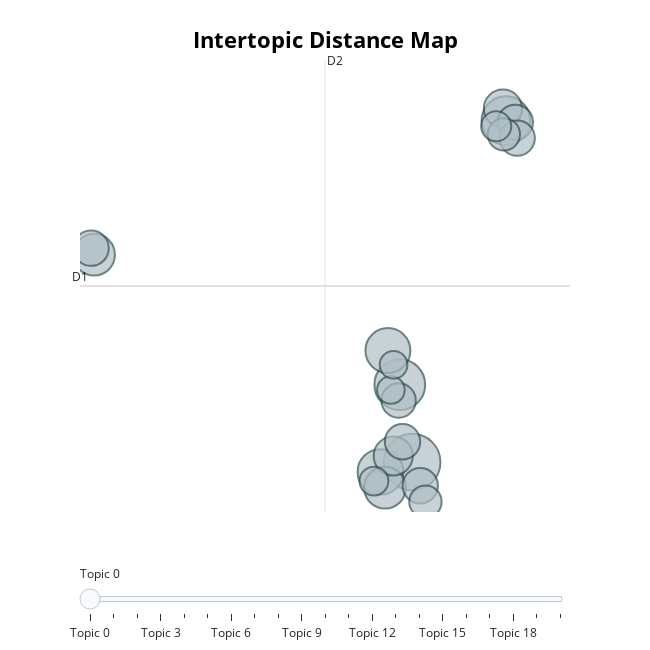

Source (notebook cell):
### Code cell
topic_model.visualize_topics()

### Figure 1 — Plotly figure (JSON) as saved in the notebook; plotly's stock layout.template omitted (floating-point values rounded to 4 significant figures)
{"data": [{"customdata": [[0, "make | would | recall | woods | european", 46], [1, "white | search | google | anti | nobody", 37], [2, "step | government | us | great | america", 34], [3, "go | coffee | woke | br | britbros", 30], [4, "white | baltics | tomatokikes | shitalians | convinced", 29], [5, "notice | something | drop | mic | ", 25], [6, "ukraine | bbc | uk | catbox | moe", 25], [7, "poilievre | polls | policy | real | never", 22], [8, "prison | lockdown | inmates | staff | thomson", 21], [9, "chickens | eggs | test | genocide | pro", 18], [10, "netanyahu | palestine | jfk | relevantisraeli | research", 18], [11, "care | fuck | russians | careare | allies", 18], [12, "christianity | us | migration | would | led", 18], [13, "want | child | baby | kids | sugar", 18], [14, "niggers | dei | jobs | use | hate", 17], [15, "trump | https | com | washington | dc", 15], [16, "pagan | post | nazi | memes | pro", 15], [17, "english | dropped | recognize | official | wqygcbceceu", 13], [18, "consciousness | soul | its | like | dwelled", 12], [19, "faces | sold | even | makes | anymore", 11], [20, "east | white | bunnies | snow | interbreeding", 11]], "hovertemplate": "<b>Topic %{customdata[0]}</b><br>%{customdata[1]}<br>Size: %{customdata[2]}", "legendgroup": "", "marker": {"color": "#B0BEC5", "line": {"color": "DarkSlateGrey", "width": 2}, "size": [46, 37, 34, 30, 29, 25, 25, 22, 21, 18, 18, 18, 18, 18, 17, 15, 15, 13, 12, 11, 11], "sizemode": "area", "sizeref": 0.02875, "symbol": "circle"}, "mode": "markers", "name": "", "orientation": "v", "showlegend": false, "type": "scatter", "x": [12.64, 12.01, 17.43, 11.02, 11.4, 11.25, -3.614, 11.67, 17.28, 17.91, -3.768, 12.15, 13.05, 18.0, 11.95, 17.32, 13.32, 16.93, 10.69, 11.55, 11.69], "xaxis": "x", "y": [-0.6672, 1.09, 7.084, -0.8907, 1.866, -1.247, 4.042, -0.5272, 7.358, 7.046, 4.19, -0.2051, -1.202, 6.688, 0.7318, 6.775, -1.564, 6.958, -1.098, 0.9706, 1.541], "yaxis": "y"}], "layout": {"annotations": [{"showarrow": false, "text": "D1", "x": -4.333, "y": 3.331, "yshift": 10}, {"showarrow": false, "text": "D2", "x": 8.186, "xshift": 10, "y": 8.462}], "height": 650, "hoverlabel": {"bgcolor": "white", "font": {"family": "Rockwell", "size": 16}}, "legend": {"itemsizing": "constant", "tracegroupgap": 0}, "margin": {"t": 60}, "shapes": [{"line": {"color": "#CFD8DC", "width": 2}, "type": "line", "x0": 8.186, "x1": 8.186, "y0": -1.799, "y1": 8.462}, {"line": {"color": "#9E9E9E", "width": 2}, "type": "line", "x0": -4.333, "x1": 20.7, "y0": 3.331, "y1": 3.331}], "sliders": [{"active": 0, "pad": {"t": 50}, "steps": [{"args": [{"marker.color": [["red", "#B0BEC5", "#B0BEC5", "#B0BEC5", "#B0BEC5", "#B0BEC5", "#B0BEC5", "#B0BEC5", "#B0BEC5", "#B0BEC5", "#B0BEC5", "#B0BEC5", "#B0BEC5", "#B0BEC5", "#B0BEC5", "#B0BEC5", "#B0BEC5", "#B0BEC5", "#B0BEC5", "#B0BEC5", "#B0BEC5"]]}], "label": "Topic 0", "method": "update"}, {"args": [{"marker.color": [["#B0BEC5", "red", "#B0BEC5", "#B0BEC5", "#B0BEC5", "#B0BEC5", "#B0BEC5", "#B0BEC5", "#B0BEC5", "#B0BEC5", "#B0BEC5", "#B0BEC5", "#B0BEC5", "#B0BEC5", "#B0BEC5", "#B0BEC5", "#B0BEC5", "#B0BEC5", "#B0BEC5", "#B0BEC5", "#B0BEC5"]]}], "label": "Topic 1", "method": "update"}, {"args": [{"marker.color": [["#B0BEC5", "#B0BEC5", "red", "#B0BEC5", "#B0BEC5", "#B0BEC5", "#B0BEC5", "#B0BEC5", "#B0BEC5", "#B0BEC5", "#B0BEC5", "#B0BEC5", "#B0BEC5", "#B0BEC5", "#B0BEC5", "#B0BEC5", "#B0BEC5", "#B0BEC5", "#B0BEC5", "#B0BEC5", "#B0BEC5"]]}], "label": "Topic 2", "method": "update"}, {"args": [{"marker.color": [["#B0BEC5", "#B0BEC5", "#B0BEC5", "red", "#B0BEC5", "#B0BEC5", "#B0BEC5", "#B0BEC5", "#B0BEC5", "#B0BEC5", "#B0BEC5", "#B0BEC5", "#B0BEC5", "#B0BEC5", "#B0BEC5", "#B0BEC5", "#B0BEC5", "#B0BEC5", "#B0BEC5", "#B0BEC5", "#B0BEC5"]]}], "label": "Topic 3", "method": "update"}, {"args": [{"marker.color": [["#B0BEC5", "#B0BEC5", "#B0BEC5", "#B0BEC5", "red", "#B0BEC5", "#B0BEC5", "#B0BEC5", "#B0BEC5", "#B0BEC5", "#B0BEC5", "#B0BEC5", "#B0BEC5", "#B0BEC5", "#B0BEC5", "#B0BEC5", "#B0BEC5", "#B0BEC5", "#B0BEC5", "#B0BEC5", "#B0BEC5"]]}], "label": "Topic 4", "method": "update"}, {"args": [{"marker.color": [["#B0BEC5", "#B0BEC5", "#B0BEC5", "#B0BEC5", "#B0BEC5", "red", "#B0BEC5", "#B0BEC5", "#B0BEC5", "#B0BEC5", "#B0BEC5", "#B0BEC5", "#B0BEC5", "#B0BEC5", "#B0BEC5", "#B0BEC5", "#B0BEC5", "#B0BEC5", "#B0BEC5", "#B0BEC5", "#B0BEC5"]]}], "label": "Topic 5", "method": "update"}, {"args": [{"marker.color": [["#B0BEC5", "#B0BEC5", "#B0BEC5", "#B0BEC5", "#B0BEC5", "#B0BEC5", "red", "#B0BEC5", "#B0BEC5", "#B0BEC5", "#B0BEC5", "#B0BEC5", "#B0BEC5", "#B0BEC5", "#B0BEC5", "#B0BEC5", "#B0BEC5", "#B0BEC5", "#B0BEC5", "#B0BEC5", "#B0BEC5"]]}], "label": "Topic 6", "method": "update"}, {"args": [{"marker.color": [["#B0BEC5", "#B0BEC5", "#B0BEC5", "#B0BEC5", "#B0BEC5", "#B0BEC5", "#B0BEC5", "red", "#B0BEC5", "#B0BEC5", "#B0BEC5", "#B0BEC5", "#B0BEC5", "#B0BEC5", "#B0BEC5", "#B0BEC5", "#B0BEC5", "#B0BEC5", "#B0BEC5", "#B0BEC5", "#B0BEC5"]]}], "label": "Topic 7", "method": "update"}, {"args": [{"marker.color": [["#B0BEC5", "#B0BEC5", "#B0BEC5", "#B0BEC5", "#B0BEC5", "#B0BEC5", "#B0BEC5", "#B0BEC5", "red", "#B0BEC5", "#B0BEC5", "#B0BEC5", "#B0BEC5", "#B0BEC5", "#B0BEC5", "#B0BEC5", "#B0BEC5", "#B0BEC5", "#B0BEC5", "#B0BEC5", "#B0BEC5"]]}], "label": "Topic 8", "method": "update"}, {"args": [{"marker.color": [["#B0BEC5", "#B0BEC5", "#B0BEC5", "#B0BEC5", "#B0BEC5", "#B0BEC5", "#B0BEC5", "#B0BEC5", "#B0BEC5", "red", "#B0BEC5", "#B0BEC5", "#B0BEC5", "#B0BEC5", "#B0BEC5", "#B0BEC5", "#B0BEC5", "#B0BEC5", "#B0BEC5", "#B0BEC5", "#B0BEC5"]]}], "label": "Topic 9", "method": "update"}, {"args": [{"marker.color": [["#B0BEC5", "#B0BEC5", "#B0BEC5", "#B0BEC5", "#B0BEC5", "#B0BEC5", "#B0BEC5", "#B0BEC5", "#B0BEC5", "#B0BEC5", "red", "#B0BEC5", "#B0BEC5", "#B0BEC5", "#B0BEC5", "#B0BEC5", "#B0BEC5", "#B0BEC5", "#B0BEC5", "#B0BEC5", "#B0BEC5"]]}], "label": "Topic 10", "method": "update"}, {"args": [{"marker.color": [["#B0BEC5", "#B0BEC5", "#B0BEC5", "#B0BEC5", "#B0BEC5", "#B0BEC5", "#B0BEC5", "#B0BEC5", "#B0BEC5", "#B0BEC5", "#B0BEC5", "red", "#B0BEC5", "#B0BEC5", "#B0BEC5", "#B0BEC5", "#B0BEC5", "#B0BEC5", "#B0BEC5", "#B0BEC5", "#B0BEC5"]]}], "label": "Topic 11", "method": "update"}, {"args": [{"marker.color": [["#B0BEC5", "#B0BEC5", "#B0BEC5", "#B0BEC5", "#B0BEC5", "#B0BEC5", "#B0BEC5", "#B0BEC5", "#B0BEC5", "#B0BEC5", "#B0BEC5", "#B0BEC5", "red", "#B0BEC5", "#B0BEC5", "#B0BEC5", "#B0BEC5", "#B0BEC5", "#B0BEC5", "#B0BEC5", "#B0BEC5"]]}], "label": "Topic 12", "method": "update"}, {"args": [{"marker.color": [["#B0BEC5", "#B0BEC5", "#B0BEC5", "#B0BEC5", "#B0BEC5", "#B0BEC5", "#B0BEC5", "#B0BEC5", "#B0BEC5", "#B0BEC5", "#B0BEC5", "#B0BEC5", "#B0BEC5", "red", "#B0BEC5", "#B0BEC5", "#B0BEC5", "#B0BEC5", "#B0BEC5", "#B0BEC5", "#B0BEC5"]]}], "label": "Topic 13", "method": "update"}, {"args": [{"marker.color": [["#B0BEC5", "#B0BEC5", "#B0BEC5", "#B0BEC5", "#B0BEC5", "#B0BEC5", "#B0BEC5", "#B0BEC5", "#B0BEC5", "#B0BEC5", "#B0BEC5", "#B0BEC5", "#B0BEC5", "#B0BEC5", "red", "#B0BEC5", "#B0BEC5", "#B0BEC5", "#B0BEC5", "#B0BEC5", "#B0BEC5"]]}], "label": "Topic 14", "method": "update"}, {"args": [{"marker.color": [["#B0BEC5", "#B0BEC5", "#B0BEC5", "#B0BEC5", "#B0BEC5", "#B0BEC5", "#B0BEC5", "#B0BEC5", "#B0BEC5", "#B0BEC5", "#B0BEC5", "#B0BEC5", "#B0BEC5", "#B0BEC5", "#B0BEC5", "red", "#B0BEC5", "#B0BEC5", "#B0BEC5", "#B0BEC5", "#B0BEC5"]]}], "label": "Topic 15", "method": "update"}, {"args": [{"marker.color": [["#B0BEC5", "#B0BEC5", "#B0BEC5", "#B0BEC5", "#B0BEC5", "#B0BEC5", "#B0BEC5", "#B0BEC5", "#B0BEC5", "#B0BEC5", "#B0BEC5", "#B0BEC5", "#B0BEC5", "#B0BEC5", "#B0BEC5", "#B0BEC5", "red", "#B0BEC5", "#B0BEC5", "#B0BEC5", "#B0BEC5"]]}], "label": "Topic 16", "method": "update"}, {"args": [{"marker.color": [["#B0BEC5", "#B0BEC5", "#B0BEC5", "#B0BEC5", "#B0BEC5", "#B0BEC5", "#B0BEC5", "#B0BEC5", "#B0BEC5", "#B0BEC5", "#B0BEC5", "#B0BEC5", "#B0BEC5", "#B0BEC5", "#B0BEC5", "#B0BEC5", "#B0BEC5", "red", "#B0BEC5", "#B0BEC5", "#B0BEC5"]]}], "label": "Topic 17", "method": "update"}, {"args": [{"marker.color": [["#B0BEC5", "#B0BEC5", "#B0BEC5", "#B0BEC5", "#B0BEC5", "#B0BEC5", "#B0BEC5", "#B0BEC5", "#B0BEC5", "#B0BEC5", "#B0BEC5", "#B0BEC5", "#B0BEC5", "#B0BEC5", "#B0BEC5", "#B0BEC5", "#B0BEC5", "#B0BEC5", "red", "#B0BEC5", "#B0BEC5"]]}], "label": "Topic 18", "method": "update"}, {"args": [{"marker.color": [["#B0BEC5", "#B0BEC5", "#B0BEC5", "#B0BEC5", "#B0BEC5", "#B0BEC5", "#B0BEC5", "#B0BEC5", "#B0BEC5", "#B0BEC5", "#B0BEC5", "#B0BEC5", "#B0BEC5", "#B0BEC5", "#B0BEC5", "#B0BEC5", "#B0BEC5", "#B0BEC5", "#B0BEC5", "red", "#B0BEC5"]]}], "label": "Topic 19", "method": "update"}, {"args": [{"marker.color": [["#B0BEC5", "#B0BEC5", "#B0BEC5", "#B0BEC5", "#B0BEC5", "#B0BEC5", "#B0BEC5", "#B0BEC5", "#B0BEC5", "#B0BEC5", "#B0BEC5", "#B0BEC5", "#B0BEC5", "#B0BEC5", "#B0BEC5", "#B0BEC5", "#B0BEC5", "#B0BEC5", "#B0BEC5", "#B0BEC5", "red"]]}], "label": "Topic 20", "method": "update"}]}], "title": {"font": {"color": "Black", "size": 22}, "text": "<b>Intertopic Distance Map</b>", "x": 0.5, "xanchor": "center", "y": 0.95, "yanchor": "top"}, "width": 650, "xaxis": {"anchor": "y", "domain": [0, 1], "range": [-4.333, 20.7], "title": {"text": ""}, "visible": false}, "yaxis": {"anchor": "x", "domain": [0, 1], "range": [-1.799, 8.462], "title": {"text": ""}, "visible": false}}}
